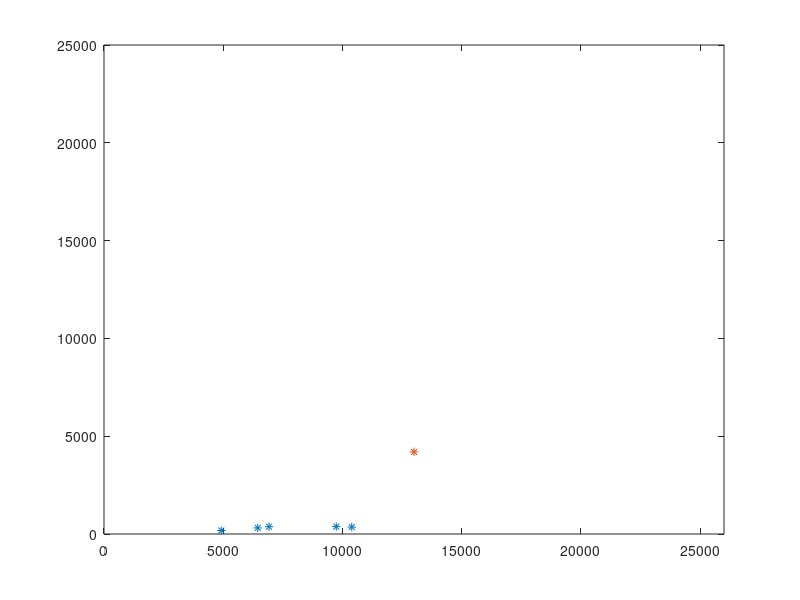

Recreate this plot in MATLAB.
function [ compta,respAtelier,respStock,respCom,respPers ] = Partie2()

opti_compta = 10390;
opti_respAtelier = 378.8;
opti_respStock = 715;
opti_respCom = 373.06;
opti_respPers = 2887.9;



F_compta = [-5.67; -12.38; -12.27; -1.03; -31.65; -27.55];
F_respAtelier = [-1; -1; -1; -1; -1; -1];
F_respStock = [-5; -5; -6; -10; -5; -4];
F_respCom=[-1;-1;-1;1;1;1];
F_respPers=[-13;-1;-11;-7;-20;-50];


sol_compta = [0;23.51;0;0;242.5;87.96];
sol_respAtelier = [0;56.73;38.69;0;184.46;98.92];
sol_respStock = [0;0;0;0;3.03;175];
sol_respCom = [142.12;0;44.42;0;104.81;81.73];
sol_respPers =[0;174.38;1.23;0;135;0];


Ft = [F_compta,F_respAtelier,F_respStock,F_respCom,F_respPers];
Solt = [sol_compta,sol_respAtelier,sol_respStock,sol_respCom,sol_respPers];


%Point de Mire : 
PM = [10389; 379; 715; 0; 2888]; 
Gain = -transpose(Solt)*Ft


Xplot = Gain(:,1)
Yplot = Gain(:,2)

plot(Xplot,Yplot, '*' , 13000,4200,  '*')
axis([0,26000,0,25000])

% figure;
% hold on;
% for i = 1:4,
%     p1 = Gain(1, 2);
%     p2 = Gain(1, 3);
%     p3 = Gain(1, 4);
%     p4 = Gain(1, 5); 
%     for j=1:100,
%         a = (j - 1) / 100.0;
%         if i == 1,
%             p1 = a * Gain(2, 2) + (1 - a) * Gain(1, 2);
%             name = 'Resp Atelier';
%             color = [1; 0; 0];
%         elseif i == 2,
%             p2 = a * Gain(3, 3) + (1 - a) * Gain(1, 3);
%             name = 'Resp Stock';
%             color = [0; 1; 0];
%         elseif i == 3,
%             p3 = a * Gain(4, 4) + (1 - a) * Gain(1, 4);
%             name = 'Resp Commercial';
%             color = [0; 0; 1];
%         elseif i == 4,
%             p4 = a * Gain(5, 5) + (1 - a) * Gain(1, 5);
%             name = 'Resp Personnel';
%             color = [0; 0; 0];
%         end
%         X(1, j) = j;
%         [q, B(1, j)] = Partie2Calc(p1, p2, p3, p4);
%     end
%     plot(X, B, 'Color', color, 'DisplayName', name);
% end
% 
% hold off;
% legend('show');

end

